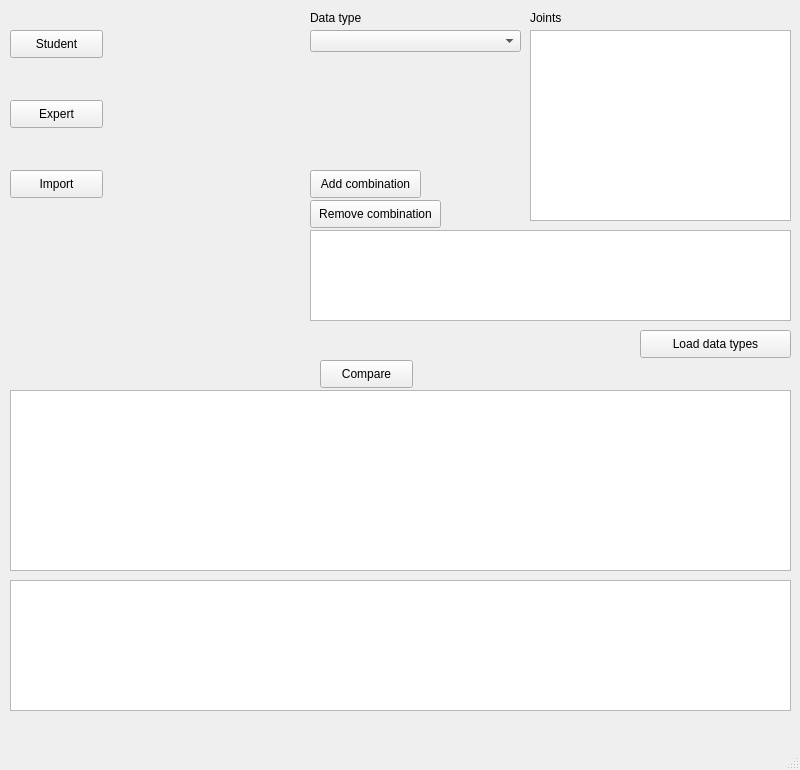
<?xml version="1.0" encoding="UTF-8"?>
<ui version="4.0">
 <class>MainWindow</class>
 <widget class="QMainWindow" name="MainWindow">
  <property name="geometry">
   <rect>
    <x>0</x>
    <y>0</y>
    <width>800</width>
    <height>770</height>
   </rect>
  </property>
  <property name="windowTitle">
   <string>MainWindow</string>
  </property>
  <widget class="QWidget" name="centralwidget">
   <widget class="QPushButton" name="pushbutton_import_student">
    <property name="geometry">
     <rect>
      <x>10</x>
      <y>30</y>
      <width>93</width>
      <height>28</height>
     </rect>
    </property>
    <property name="text">
     <string>Student</string>
    </property>
   </widget>
   <widget class="QPushButton" name="pushbutton_expert_import">
    <property name="geometry">
     <rect>
      <x>10</x>
      <y>100</y>
      <width>93</width>
      <height>28</height>
     </rect>
    </property>
    <property name="text">
     <string>Expert</string>
    </property>
   </widget>
   <widget class="QPushButton" name="pushbutton_compute_diff">
    <property name="geometry">
     <rect>
      <x>320</x>
      <y>360</y>
      <width>93</width>
      <height>28</height>
     </rect>
    </property>
    <property name="text">
     <string>Compare</string>
    </property>
   </widget>
   <widget class="QListWidget" name="listwidget_diff">
    <property name="geometry">
     <rect>
      <x>10</x>
      <y>390</y>
      <width>781</width>
      <height>181</height>
     </rect>
    </property>
   </widget>
   <widget class="QListWidget" name="listwidget_advices">
    <property name="geometry">
     <rect>
      <x>10</x>
      <y>580</y>
      <width>781</width>
      <height>131</height>
     </rect>
    </property>
   </widget>
   <widget class="QComboBox" name="combobox_datatype">
    <property name="geometry">
     <rect>
      <x>310</x>
      <y>30</y>
      <width>211</width>
      <height>22</height>
     </rect>
    </property>
   </widget>
   <widget class="QLabel" name="label_datatype">
    <property name="geometry">
     <rect>
      <x>310</x>
      <y>10</y>
      <width>61</width>
      <height>16</height>
     </rect>
    </property>
    <property name="text">
     <string>Data type</string>
    </property>
   </widget>
   <widget class="QPushButton" name="pushbutton_add_combination">
    <property name="geometry">
     <rect>
      <x>310</x>
      <y>170</y>
      <width>111</width>
      <height>28</height>
     </rect>
    </property>
    <property name="text">
     <string>Add combination</string>
    </property>
   </widget>
   <widget class="QPushButton" name="pushbutton_remove_combination">
    <property name="geometry">
     <rect>
      <x>310</x>
      <y>200</y>
      <width>131</width>
      <height>28</height>
     </rect>
    </property>
    <property name="text">
     <string>Remove combination</string>
    </property>
   </widget>
   <widget class="QListWidget" name="listwidget_joints">
    <property name="geometry">
     <rect>
      <x>530</x>
      <y>30</y>
      <width>261</width>
      <height>191</height>
     </rect>
    </property>
   </widget>
   <widget class="QLabel" name="label_joints">
    <property name="geometry">
     <rect>
      <x>530</x>
      <y>10</y>
      <width>55</width>
      <height>16</height>
     </rect>
    </property>
    <property name="text">
     <string>Joints</string>
    </property>
   </widget>
   <widget class="QPushButton" name="pushbutton_import">
    <property name="geometry">
     <rect>
      <x>10</x>
      <y>170</y>
      <width>93</width>
      <height>28</height>
     </rect>
    </property>
    <property name="text">
     <string>Import</string>
    </property>
   </widget>
   <widget class="QListWidget" name="listwidget_combination">
    <property name="geometry">
     <rect>
      <x>310</x>
      <y>230</y>
      <width>481</width>
      <height>91</height>
     </rect>
    </property>
   </widget>
   <widget class="QLabel" name="label_student">
    <property name="geometry">
     <rect>
      <x>110</x>
      <y>30</y>
      <width>131</width>
      <height>31</height>
     </rect>
    </property>
    <property name="text">
     <string/>
    </property>
   </widget>
   <widget class="QLabel" name="label_expert">
    <property name="geometry">
     <rect>
      <x>110</x>
      <y>100</y>
      <width>131</width>
      <height>31</height>
     </rect>
    </property>
    <property name="text">
     <string/>
    </property>
   </widget>
   <widget class="QPushButton" name="pushbutton_load_datatypes">
    <property name="geometry">
     <rect>
      <x>640</x>
      <y>330</y>
      <width>151</width>
      <height>28</height>
     </rect>
    </property>
    <property name="text">
     <string>Load data types</string>
    </property>
   </widget>
  </widget>
  <widget class="QMenuBar" name="menubar">
   <property name="geometry">
    <rect>
     <x>0</x>
     <y>0</y>
     <width>800</width>
     <height>26</height>
    </rect>
   </property>
  </widget>
  <widget class="QStatusBar" name="statusbar"/>
 </widget>
 <resources/>
 <connections/>
</ui>
